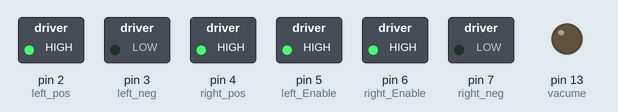
Recording of a sketch running on a simulated Arduino Uno, built with avr-gcc and run on an emulated ATmega328P. On the bench: switched loads named in the sketch (green lamp = pin HIGH), output pins drawn as LEDs (lit = HIGH).

Above: at 1.0 s.
At 4.1 s:
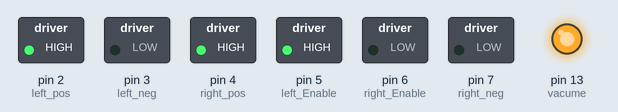
At 6.3 s:
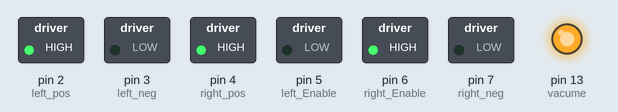
At 7.4 s:
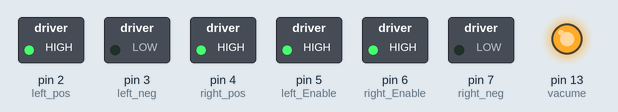
Timing chart, 0 to 9.7 s (numbered marks = the images above):
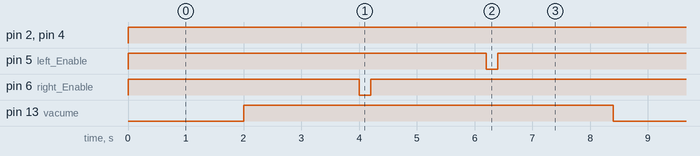

The sketch:

Cleaning_Robot_Code.ino
```cpp
#include<SoftwareSerial.h>
#define Tx 11
#define Rx 12
//--------------------------- Left motor config ----------------
#define left_Enable  5
#define left_pos  2
#define left_neg  3
//--------------------------- Right motor config ----------------
#define right_Enable  6
#define right_pos  4
#define right_neg  7
#define vacume  13              // Vacume
//---------------------------------Duty Cycles for Left and Right Motors-----------------
int leftDuty = 255;
int rightDuty = 255;

SoftwareSerial sms =  SoftwareSerial(Rx, Tx);
char c;
String message = "";

void setup() {
    pinMode(vacume, OUTPUT);
    pinMode(Rx, INPUT);
    pinMode(Tx, OUTPUT);
    sms.begin(9600);

    pinMode(left_Enable, OUTPUT);     pinMode(right_Enable, OUTPUT);
    pinMode(left_pos, OUTPUT);        pinMode(right_pos, OUTPUT);
    pinMode(left_neg, OUTPUT);        pinMode(right_neg, OUTPUT);
}

void loop() {
    forward();
    delay(2000);
    sweep();
    STOP();


    message = "";
    while(sms.available())
    {
      c = sms.read();
      message += c;
    }
    if (message == "")
      goto skip;

  skip:
  {

  }
}
void forward(){
  analogWrite(left_Enable, leftDuty);     analogWrite(right_Enable, rightDuty);
  digitalWrite(left_pos, HIGH);           digitalWrite(right_pos, HIGH);
  digitalWrite(left_neg, LOW);            digitalWrite(right_neg, LOW);
}
void backward(){
  analogWrite(left_Enable, leftDuty);       analogWrite(right_Enable, rightDuty);
  digitalWrite(left_pos, LOW);              digitalWrite(right_pos, LOW);
  digitalWrite(left_neg, HIGH);             digitalWrite(right_neg, HIGH);
}
void sweep(){
  forward();
  digitalWrite(vacume, HIGH);
  delay(2000);
  turnRight();    turnRight();
  delay(2000);
  turnLeft();     turnLeft();
  delay(2000);
  digitalWrite(vacume, LOW);
}
void turnLeft(){
  analogWrite(left_Enable, 0);        analogWrite(right_Enable, rightDuty);
                                      digitalWrite(right_pos, HIGH);
                                      digitalWrite(right_neg, LOW);
  delay(100);
  forward();
}
void turnRight(){
  analogWrite(left_Enable, leftDuty);   analogWrite(right_Enable, 0);
  digitalWrite(left_pos, HIGH);
  digitalWrite(left_neg, LOW);
  delay(100);
  forward();
}
void STOP(){
  analogWrite(left_Enable, 0);      analogWrite(right_Enable, 0);
  digitalWrite(vacume, LOW);
}
```

Measured:
- by itself, pin 2 (left_pos), pin 4 (right_pos): LOW → HIGH at 0.00 s
- by itself, pin 5 (left_Enable), pin 6 (right_Enable): repeats every 8.4 s: LOW 0.20 s, HIGH 8.2 s
- by itself, pin 13 (vacume): alternates HIGH for 6.4 s and LOW for 2.0 s
